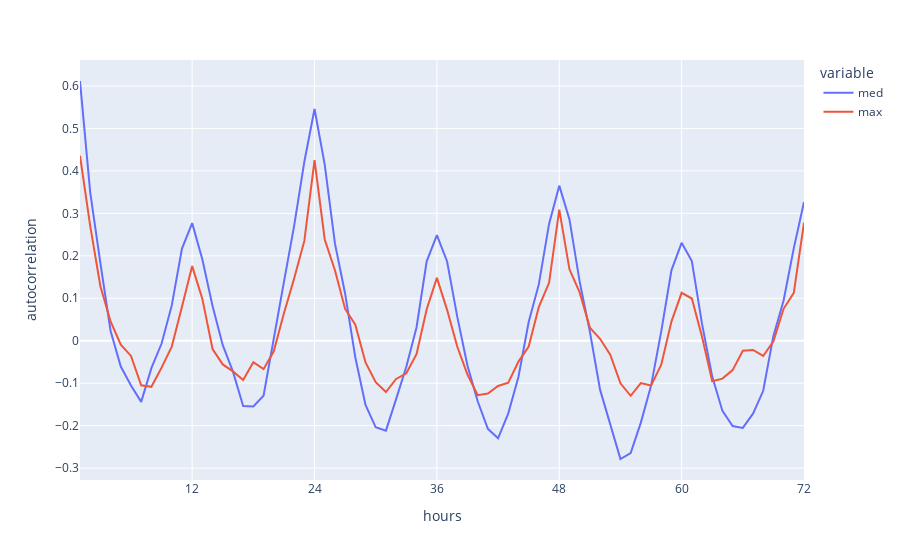

The notebook cell saved with this chart:
### Markdown cell above
### Does the grid frequency follow any typical daily or hourly pattern? 

We start by looking at the autocorrelations, which is the correlation between the variable (grid frequency) and it's shifted amount (1 hour or 1 day or any time window; we use a range below). Note that for each hour, there is a lot happening; the data is at 1hz resolution. So we downsample to the hour by simply taking the mean or max. We lose a lot of resolution this way, but don't need it to get an understanding of these crude patterns.

### Code cell
# Plot the autocorrelation of the 1-hour medians and maxs too look for a pattern
meds = nz.resample('1h').grid_freq_centered.median()
maxs = nz.resample('1h').grid_freq_centered.max()
med_corrs = [meds.autocorr(lag=i) for i in range(1, 73)]
max_corrs = [maxs.autocorr(lag=i) for i in range(1, 73)]
wdf = pd.DataFrame(data={'med': med_corrs, 'max': max_corrs}, index=np.arange(1, 73))
fig = px.line(wdf, labels=dict(index='hours', value='autocorrelation'))
fig.update_layout(
    xaxis = dict(
        tickmode = 'array',
        tickvals = np.arange(0, 73, 12),
    )
)

### Figure 1 — Plotly figure (JSON) as saved in the notebook; plotly's stock layout.template omitted (floating-point values rounded to 4 significant figures)
{"data": [{"hovertemplate": "variable=med<br>hours=%{x}<br>autocorrelation=%{y}<extra></extra>", "legendgroup": "med", "line": {"color": "#636efa", "dash": "solid"}, "marker": {"symbol": "circle"}, "mode": "lines", "name": "med", "orientation": "v", "showlegend": true, "type": "scatter", "x": [1, 2, 3, 4, 5, 6, 7, 8, 9, 10, 11, 12, 13, 14, 15, 16, 17, 18, 19, 20, 21, 22, 23, 24, 25, 26, 27, 28, 29, 30, 31, 32, 33, 34, 35, 36, 37, 38, 39, 40, 41, 42, 43, 44, 45, 46, 47, 48, 49, 50, 51, 52, 53, 54, 55, 56, 57, 58, 59, 60, 61, 62, 63, 64, 65, 66, 67, 68, 69, 70, 71, 72], "xaxis": "x", "y": [0.6117, 0.3496, 0.1828, 0.02314, -0.0608, -0.1054, -0.144, -0.06449, -0.006513, 0.08325, 0.217, 0.2771, 0.1912, 0.08194, -0.01034, -0.07268, -0.1537, -0.1547, -0.1295, 0.0001788, 0.1387, 0.2706, 0.4217, 0.5458, 0.4149, 0.2292, 0.1108, -0.03944, -0.1509, -0.2038, -0.2116, -0.1374, -0.06131, 0.03129, 0.1869, 0.249, 0.1867, 0.05621, -0.05875, -0.1426, -0.2075, -0.2298, -0.1709, -0.08467, 0.044, 0.1333, 0.2751, 0.3652, 0.2857, 0.1391, 0.02157, -0.1152, -0.1959, -0.2785, -0.2648, -0.1928, -0.1061, 0.02194, 0.1658, 0.2307, 0.1877, 0.03974, -0.08435, -0.1653, -0.2008, -0.2051, -0.1717, -0.1178, 0.01138, 0.09491, 0.2181, 0.3266], "yaxis": "y"}, {"hovertemplate": "variable=max<br>hours=%{x}<br>autocorrelation=%{y}<extra></extra>", "legendgroup": "max", "line": {"color": "#EF553B", "dash": "solid"}, "marker": {"symbol": "circle"}, "mode": "lines", "name": "max", "orientation": "v", "showlegend": true, "type": "scatter", "x": [1, 2, 3, 4, 5, 6, 7, 8, 9, 10, 11, 12, 13, 14, 15, 16, 17, 18, 19, 20, 21, 22, 23, 24, 25, 26, 27, 28, 29, 30, 31, 32, 33, 34, 35, 36, 37, 38, 39, 40, 41, 42, 43, 44, 45, 46, 47, 48, 49, 50, 51, 52, 53, 54, 55, 56, 57, 58, 59, 60, 61, 62, 63, 64, 65, 66, 67, 68, 69, 70, 71, 72], "xaxis": "x", "y": [0.4357, 0.2707, 0.1284, 0.04556, -0.009346, -0.0357, -0.1049, -0.1085, -0.06338, -0.0137, 0.07987, 0.1758, 0.09861, -0.01952, -0.05574, -0.07213, -0.09244, -0.05064, -0.06694, -0.02491, 0.06475, 0.1466, 0.2351, 0.4251, 0.2386, 0.1661, 0.07487, 0.03767, -0.05116, -0.09745, -0.1207, -0.08985, -0.07655, -0.03154, 0.07412, 0.1482, 0.07281, -0.01404, -0.07953, -0.1282, -0.1243, -0.1064, -0.0986, -0.04907, -0.01382, 0.07979, 0.1364, 0.3089, 0.1683, 0.1138, 0.03087, 0.004583, -0.03296, -0.1002, -0.1296, -0.0996, -0.1056, -0.05631, 0.04517, 0.1129, 0.09941, 0.009395, -0.09549, -0.08917, -0.06912, -0.02363, -0.02156, -0.03582, -0.0012, 0.07521, 0.1127, 0.2779], "yaxis": "y"}], "layout": {"legend": {"title": {"text": "variable"}, "tracegroupgap": 0}, "margin": {"t": 60}, "xaxis": {"anchor": "y", "domain": [0, 1], "tickmode": "array", "tickvals": [0, 12, 24, 36, 48, 60, 72], "title": {"text": "hours"}}, "yaxis": {"anchor": "x", "domain": [0, 1], "title": {"text": "autocorrelation"}}}}
